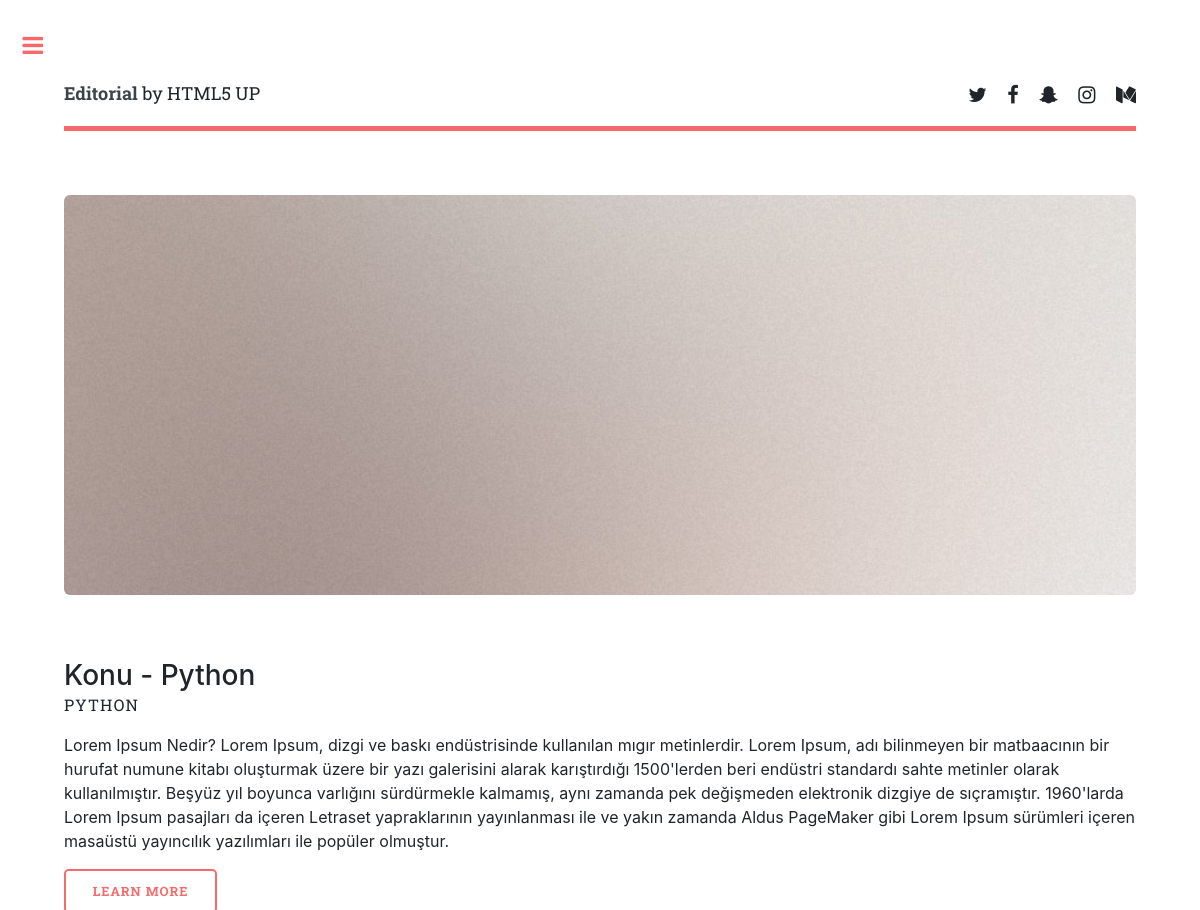
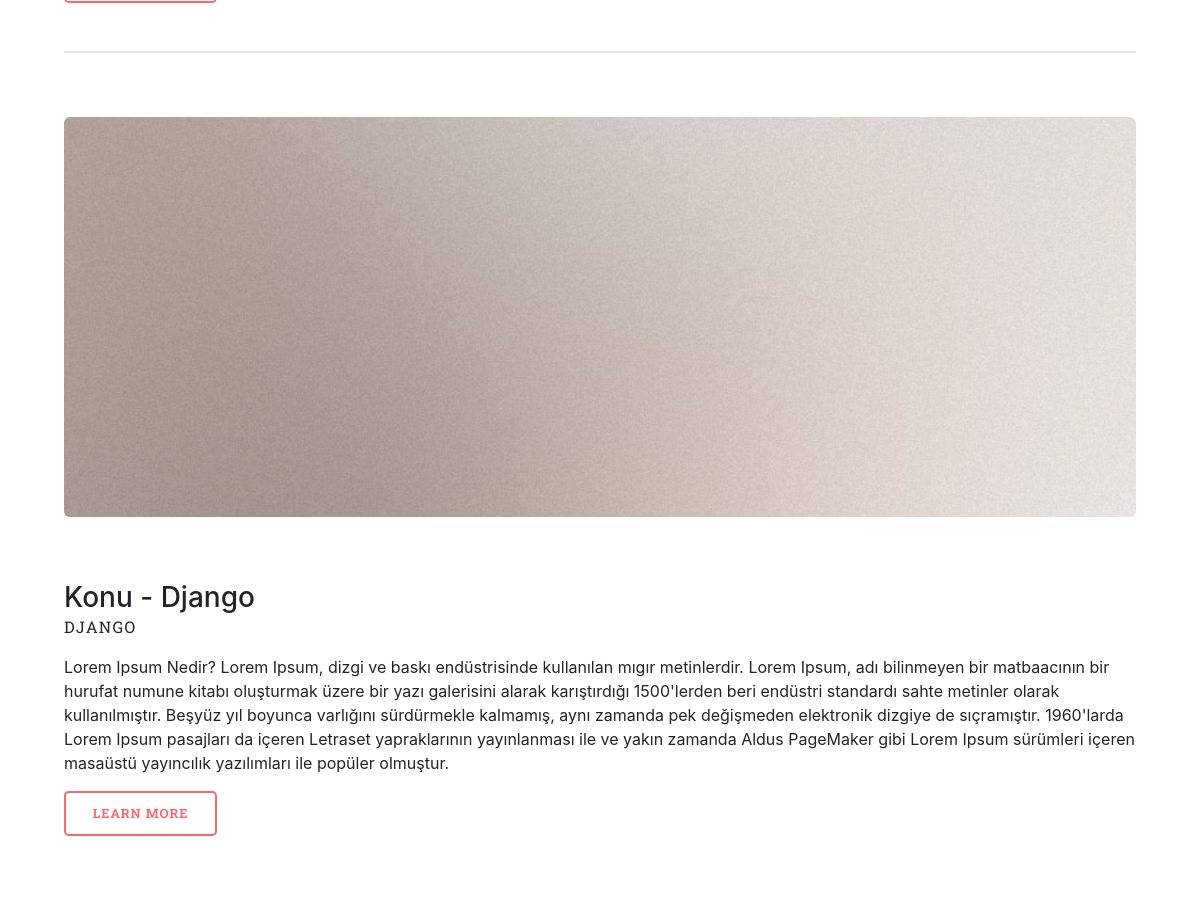
/post/list, run on the app's committed database (2 pictures, top to bottom).
### posts/models.py (models this page shows, shortened)
class Post(models.Model):
    message = models.TextField(max_length=4000)
    title = models.CharField(max_length=50,default="",blank=True)
    topic = models.ForeignKey(Topic, related_name='posts',on_delete=models.CASCADE)
    created_at = models.DateTimeField(auto_now_add=True)
    updated_at = models.DateTimeField(null=True)
    created_by = models.ForeignKey(User, related_name='posts', on_delete=models.CASCADE)
    updated_by = models.ForeignKey(User, null=True, related_name='+',on_delete=models.CASCADE)

class Topic(models.Model):
    subject = models.CharField(max_length=255)
    last_updated = models.DateTimeField(auto_now_add=True)
    starter = models.ForeignKey(User, related_name='topics',on_delete=models.CASCADE)

### posts/views.py (the view)
# urls.py: path('list', views.PostListView.as_view(),name="post-list")
class PostListView(TemplateView):
    template_name = 'post/post_list.html'
    def get_context_data(self, **kwargs):
        context = super(PostListView, self).get_context_data(**kwargs)
        context['latest_posts'] = Post.objects.all()[:5]
        return context

### django_blog/context_processor.py (called while the page is built)
def topic(request):
    all_topics = Topic.objects.all()
    return {'topics':all_topics}

### templates/post/post_list.html
{% extends 'base_html/base.html' %}
{% load static %}
{% block content %}
    {% for  post in latest_posts %}
        <section id="banner">
            <div class="content">
                <header>
                    <h3>Konu - {{ post.topic.subject }}</h3>
                    <p>{{ post.title }} </p>
                </header>
                <p>{{ post.message }}</p>
                <ul class="actions">
                    <li><a href="#" class="button big">Learn More</a></li>
                </ul>
            </div>
            <span class="image object">
										<img src="{% static 'images/pic10.jpg' %}" alt=""/>
									</span>
        </section>
    {% endfor %}
{% endblock %}

### data on the page
Post: topic.subject "Python", title "PYTHON", message "Lorem Ipsum Nedir? Lorem Ipsum, dizgi ve baskı endüstrisinde kullanılan mıgır metinlerdir. Lorem Ipsum, adı bilinmeyen bir matbaacının bir hurufat numune kitabı oluşturmak üzere bir yazı galerisini alarak karıştırdığı 1500'lerden beri endüstri standardı sahte metinler olarak kullanılmıştır. Beşyüz yıl boyunca varlığını sürdürmekle kalmamış, aynı zamanda pek değişmeden elektronik dizgiye de sıçramıştır. 1960'larda Lorem Ipsum pasajları da içeren Letraset yapraklarının yayınlanması ile ve yakın zamanda Aldus PageMaker gibi Lorem Ipsum sürümleri içeren masaüstü yayıncılık yazılımları ile popüler olmuştur."
Post: topic.subject "Django", title "DJANGO", message "Lorem Ipsum Nedir? Lorem Ipsum, dizgi ve baskı endüstrisinde kullanılan mıgır metinlerdir. Lorem Ipsum, adı bilinmeyen bir matbaacının bir hurufat numune kitabı oluşturmak üzere bir yazı galerisini alarak karıştırdığı 1500'lerden beri endüstri standardı sahte metinler olarak kullanılmıştır. Beşyüz yıl boyunca varlığını sürdürmekle kalmamış, aynı zamanda pek değişmeden elektronik dizgiye de sıçramıştır. 1960'larda Lorem Ipsum pasajları da içeren Letraset yapraklarının yayınlanması ile ve yakın zamanda Aldus PageMaker gibi Lorem Ipsum sürümleri içeren masaüstü yayıncılık yazılımları ile popüler olmuştur."
